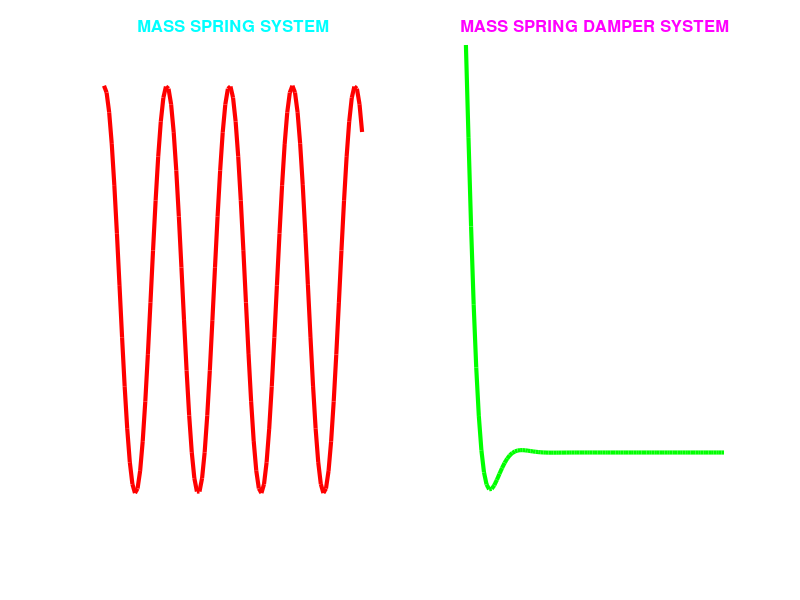

Reproduce this figure in MATLAB.
clc
clear
close all
%% GIVEN DATA
m = 3;
k = 20;
c = 1.5;
%% NATURAL FREQUENCY
omega = sqrt(k/m);

%% TIME
t = 0:0.1:10;
%% EQUATION OF MOTION
x1 = 5*cos(omega*t); %MASS+SPRING
x2 = 5*exp(-(c/2*m)*t).*cos(omega*t); %MASS+SPRING+DAMPER
set(gcf,'color','K')
%% PLOT 
for e=1:5:length(t)

subplot(1,2,1) % NO DAMPER PLOT
plot(t(1:e),x1(1:e),'LineWidth',3,'Color','r')
grid on
title('MASS SPRING SYSTEM','FontSize',12,'Color','c')
set(gca,'color','k','XColor','w','YColor','w')
xlabel('Time (s)','Color','w')
ylabel('Displacement','Color','w')

subplot(1,2,2) % DAMPER PLOT
plot(t(1:e),x2(1:e),'LineWidth',3,'Color','g')
grid on
title('MASS SPRING DAMPER SYSTEM','FontSize',12,'Color','m')
set(gca,'color','k','XColor','w','YColor','w')
xlabel('Time (s)','Color','w')
ylabel('Displacement','Color','w')
 drawnow 
end
